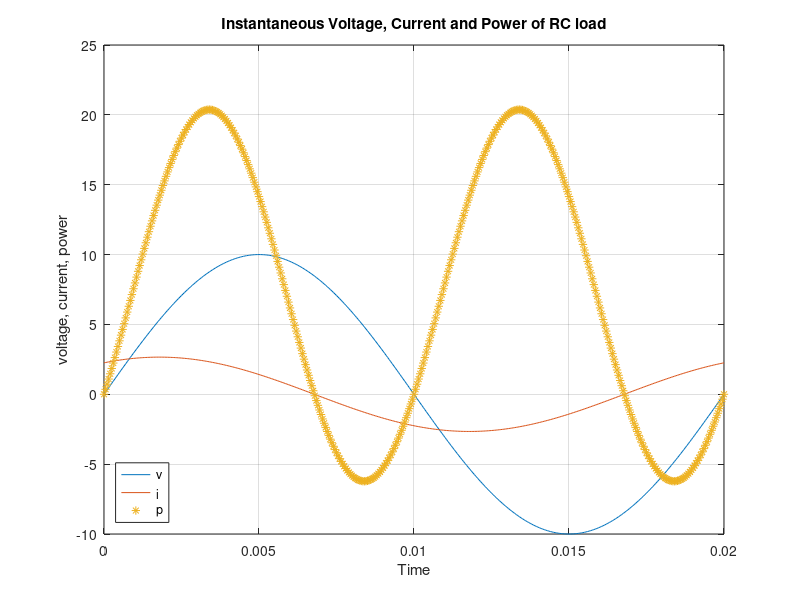

Here is the MATLAB script that generated this plot:
clear all; close all; clc;
t=0:0.00005:0.02;
f=50;
R=2;
C=0.001;
Xc=1/(2*pi*f*C);
Z=R-j*Xc
Vm=10;
Im=Vm/abs(Z);
anglez=angle(Z);
v=Vm*sin(2*pi*f*t);
i=Im*sin(2*pi*f*t-angle(Z));
p=v.*i;
plot(t,v,t,i,t,p,'*')
title('Instantaneous Voltage, Current and Power of RC load')
grid
xlabel('Time')
ylabel('voltage, current, power')
legend('v','i','p','location','southwest')